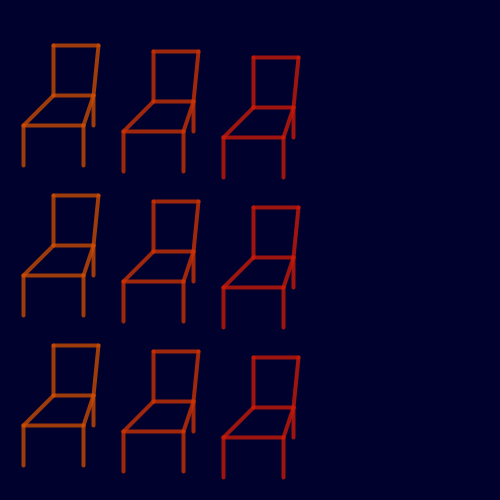
Frame 1 (no input)
Frame 2 (the mouse pressed at the canvas centre, redrawn once): identical to frame 1, image omitted

The Processing sketch that drew this single still picture (run headless with seeded random() and noise(); the mouse was pressed at the canvas centre and the sketch redrawn once):

// Processing sketch: processing_164778
// ── processing_164778.pde

void setup() {
size(500, 500);
stroke(10,22,29, 13);
noLoop();
}
void draw() {
background(300);
chair(25,3);
chair(175,3);
chair(325,3);
}
void chair(int ypos, int units) {
pushMatrix();
translate(PI, ypos);
for (int i = units; i > 0; i--) {
strokeWeight(4);
stroke(202,25*i,10-i*3, 200);
line(50, 20, 50, 70);
line(50, 70, 20, 100); 
line(20, 100, 80, 100); 
line(80, 100, 90, 70); 
line(90, 70, 95, 20); 
line(95, 20, 50, 20); 
line(90, 70, 50, 70);
line(90, 70, 90, 100); 
line(80, 100, 80, 140); 
line(20, 100, 20, 140); 

translate(100, TWO_PI);
}
popMatrix();
}
/*
size(500, 500); 
background(100, 200, 10);



strokeWeight(5); 
line(50, 20, 50, 70);
line(50, 70, 20, 100); 
line(20, 100, 80, 100); 
line(80, 100, 90, 70); 
line(90, 70, 95, 20); 
line(95, 20, 50, 20); 
line(90, 70, 50, 70);
line(90, 70, 90, 100); 
line(80, 100, 80, 140); 
line(20, 100, 20, 140); 

line(100, 70, 100, 120);
line(100, 120, 70, 150); 
line(70, 150, 130, 150); 
line(130, 150, 140, 120); 
line(140, 120, 145, 70); 
line(145, 70, 100, 70); 
line(140, 120, 100, 120);
line(140, 120, 140, 150); 
line(130, 150, 130, 190); 
line(70, 150, 70, 190);
*/ 
